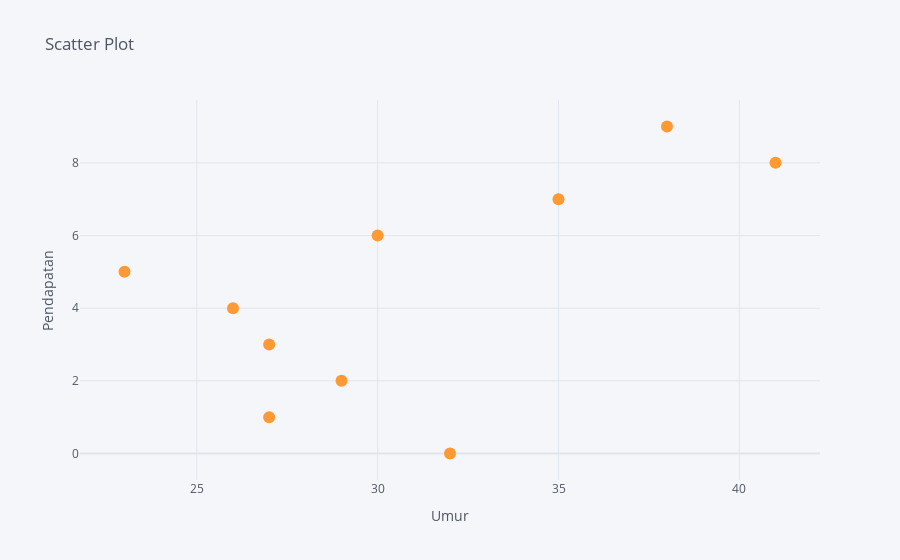

The code cell stored with this chart in its notebook:
### Code cell
# Mengubah DataFrame menjadi objek plotly Figure
dataset.iplot(kind="scatter", x="Umur", y="Pendapatan", xTitle="Umur", yTitle="Pendapatan", title="Scatter Plot", mode='markers')

### Figure 1 — Plotly figure (JSON) as saved in the notebook; plotly's stock layout.template omitted (floating-point values rounded to 4 significant figures)
{"data": [{"line": {"color": "rgba(255, 153, 51, 1.0)", "dash": "solid", "shape": "linear", "width": 1.3}, "marker": {"size": 12, "symbol": "circle"}, "mode": "markers", "name": "Pendapatan", "text": "", "type": "scatter", "x": [23, 32, 27, 41, 29, 35, 26, 38, 27, 30], "y": [5, 0, 3, 8, 2, 7, 4, 9, 1, 6]}], "layout": {"legend": {"bgcolor": "#F5F6F9", "font": {"color": "#4D5663"}}, "paper_bgcolor": "#F5F6F9", "plot_bgcolor": "#F5F6F9", "title": {"font": {"color": "#4D5663"}, "text": "Scatter Plot"}, "xaxis": {"gridcolor": "#E1E5ED", "showgrid": true, "tickfont": {"color": "#4D5663"}, "title": {"font": {"color": "#4D5663"}, "text": "Umur"}, "zerolinecolor": "#E1E5ED"}, "yaxis": {"gridcolor": "#E1E5ED", "showgrid": true, "tickfont": {"color": "#4D5663"}, "title": {"font": {"color": "#4D5663"}, "text": "Pendapatan"}, "zerolinecolor": "#E1E5ED"}}}
